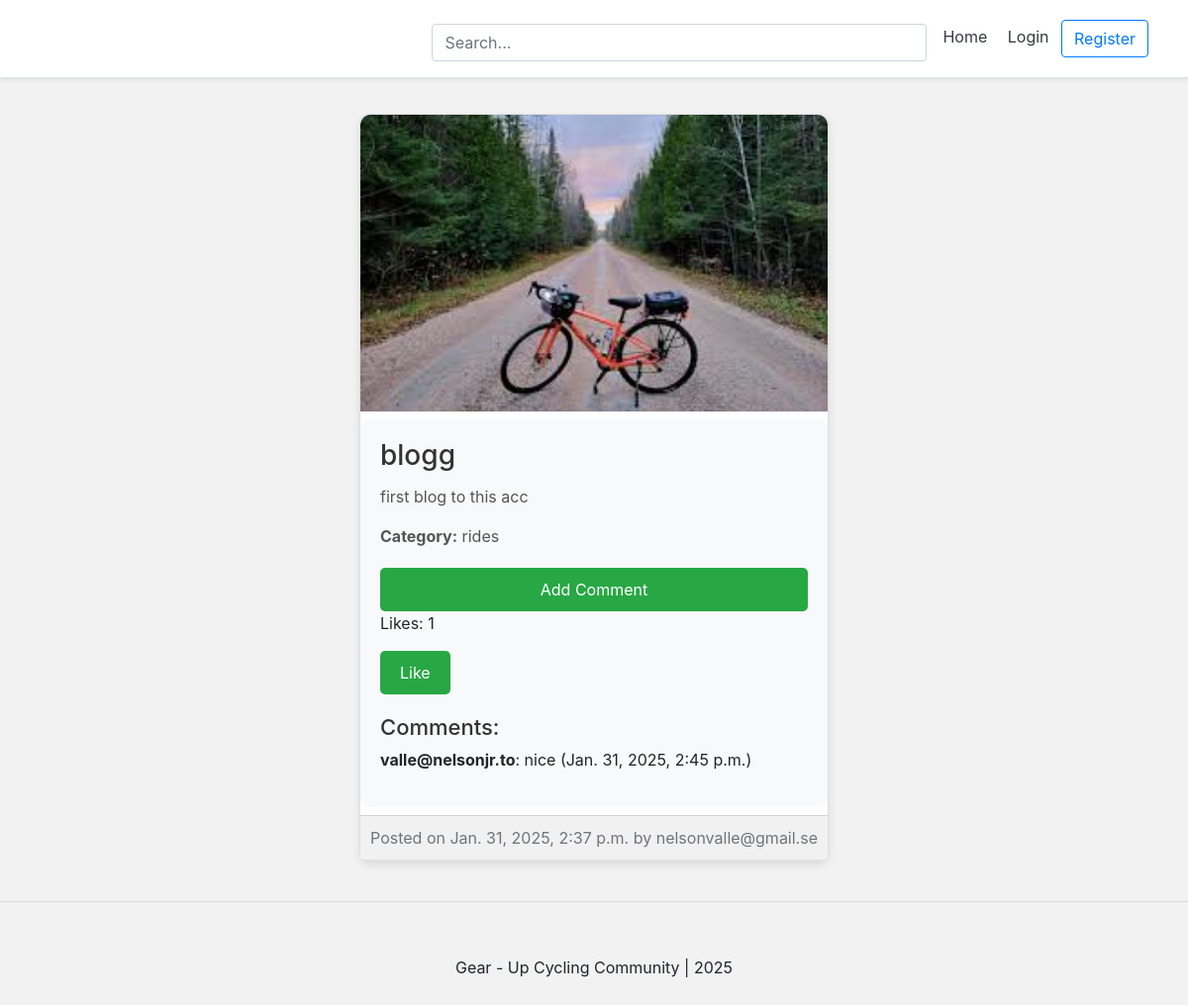
/blog/nelsonjrr-blogg/detail/, run on the app's committed database.
### blog/models.py (models this page shows, shortened)
class BlogPost(models.Model):
    title = models.CharField(max_length=50, null=False, blank=False)
    body = models.TextField(max_length=500, null=False, blank=False)
    image = models.ImageField(upload_to=upload_location, null=True, blank=True)
    date_published = models.DateTimeField(auto_now_add=True, verbose_name="date published")
    date_updated = models.DateTimeField(auto_now=True, verbose_name="date updated")
    author = models.ForeignKey(settings.AUTH_USER_MODEL, on_delete=models.PROTECT)
    slug = models.SlugField(blank=True, unique=True)
    category = models.ForeignKey(Category, on_delete=models.SET_NULL, null=True, blank=True)

class Category(models.Model):
    name = models.CharField(max_length=100)
    slug = models.SlugField(unique=True)  # This field should not be null

class Comment(models.Model):
    post = models.ForeignKey(BlogPost, on_delete=models.CASCADE, related_name="comments")
    author = models.ForeignKey(settings.AUTH_USER_MODEL, on_delete=models.CASCADE)
    content = models.TextField()
    created_at = models.DateTimeField(auto_now_add=True)

### account/models.py (models this page shows, shortened)
class Account(AbstractBaseUser):
	email 					= models.EmailField(verbose_name="email", max_length=60, unique=True)
	username 				= models.CharField(max_length=30, unique=True)
	date_joined				= models.DateTimeField(verbose_name='date joined', auto_now_add=True)
	last_login				= models.DateTimeField(verbose_name='last login', auto_now=True)
	is_admin				= models.BooleanField(default=False)
	is_active				= models.BooleanField(default=True)
	is_staff				= models.BooleanField(default=False)
	is_superuser			= models.BooleanField(default=False)
	USERNAME_FIELD = 'email'
	REQUIRED_FIELDS = ['username', ]
	objects = MyAccountManager()
	def __str__(self):
		return self.email

### blog/views.py (the view)
# urls.py: path('<slug>/detail/', detail_blog_view, name="detail"),
def detail_blog_view(request, slug):
    context = {}
    blog_post = get_object_or_404(BlogPost, slug=slug)
    context['blog_post'] = blog_post
    return render(request, 'blog/detail_blog.html', context)

### blog/templates/blog/detail_blog.html (shortened to what this page needs)
{% extends 'base.html' %}
{% block content %}
<div class="container">
    <div class="row">
        <div class="card m-auto">
            <img class="card-img-top" src="{{ blog_post.image.url }}" alt="Blog Image">
            <div class="card-body mt-2 mb-2">
              <h2 class="card-title">{{ blog_post.title }}</h2>
              <p class="card-text">{{ blog_post.body|safe }}</p>
              <p class="card-text"><strong>Category:</strong> {{ blog_post.category.name }}</p>
              <form method="post" action="{% url 'blog:add_comment' blog_post.slug %}" class="comment-form">
                  <button type="submit">Add Comment</button>
              </form>
              <p>Likes: {{ blog_post.likes.count }}</p>
              <form method="post" action="{% url 'blog:like_post' blog_post.slug %}">
                  <button type="submit" class="like-btn">
                      {% if request.user in blog_post.likes.all %}
                          Unlike
                      {% else %}
                          Like
                      {% endif %}
                  </button>
              <h3>Comments:</h3>
                    <div class="comments-container">
                      {% for comment in blog_post.comments.all %}
                          <p><strong>{{ comment.author }}</strong>: {{ comment.content }} ({{ comment.created_at }})</p>
                      {% empty %}
                          <p>No comments yet.</p>
                      {% endfor %}
              </div>
              </form>
            </div>
            <div class="card-footer text-muted">
              Posted on {{ blog_post.date_published }} by {{ blog_post.author }}
            </div>
        </div>
    </div>
</div>
{% endblock content %}

### templates/snippets/base_css.html (style rules this page uses)
body { background-color: #f2f2f2; }

### templates/snippets/header.html (style rules this page uses)
@media (min-width: 768px) { html { font-size: 16px; } }
form { width: 100%; }

### blog/templates/blog/detail_blog.html (style rules this page uses)
.card { max-width: 700px; margin: 20px auto; border-radius: 10px; box-shadow: 0 4px 8px rgba(0, 0, 0, 0.1); transition: transform 0.3s ease-in-out; }
.container { padding: 20px; }
.card-img-top { max-height: 300px; object-fit: cover; border-top-left-radius: 10px; border-top-right-radius: 10px; transition: opacity 0.3s ease; }
.card-body { background-color: #f8f9fa; border-radius: 10px; padding: 20px; transition: background-color 0.3s ease; }
.card-title { font-size: 28px; color: #333; transition: color 0.3s ease; }
.card-text { font-size: 16px; color: #555; }
button { background-color: #007bff; color: white; border: none; border-radius: 5px; padding: 10px 20px; font-size: 16px; cursor: pointer; transition: background-color 0.3s ease, transform 0.3s ease; }
.comment-form { margin-top: 20px; }
.comment-form button { width: 100%; background-color: #28a745; }
.like-btn { background-color: #28a745; color: white; padding: 10px 20px; border-radius: 5px; cursor: pointer; transition: background-color 0.3s ease, transform 0.3s ease; }
.card-footer { text-align: center; background-color: #f1f1f1; padding: 10px; border-bottom-left-radius: 10px; border-bottom-right-radius: 10px; }
h3 { font-size: 22px; margin-top: 20px; color: #333; }
.comments-container { max-height: 300px; overflow-y: auto; padding-right: 10px; }

### data on the page
BlogPost: image (picture), title "blogg", body "first blog to this acc", category.name "rides", likes.count "1", date_published "Jan. 31, 2025, 2:37 p.m.", author "nelsonvalle@gmail.se"
Comment: author "valle@nelsonjr.to", content "nice", created_at "Jan. 31, 2025, 2:45 p.m."
